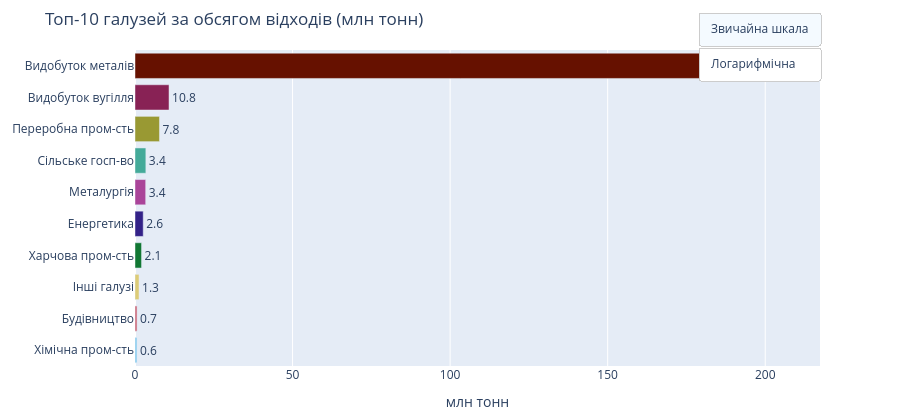

The code cell stored with this chart in its notebook:
### Code cell
import pandas as pd
import plotly.graph_objects as go
from plotly.subplots import make_subplots
import plotly.express as px
 
# ── Завантаження даних ──────────────────────────────────────────
df = pd.read_csv("waste_cleaned.csv")
year_cols = ["2015","2016","2017","2018","2019","2020","2021","2022","2023","2024"]
 
def latest(row):
    """Повертає останнє ненульове значення по роках."""
    for y in reversed(year_cols):
        v = row[y]
        if pd.notna(v) and v > 0:
            return v
    return 0
 
# ── Датасети ────────────────────────────────────────────────────
 
# 1. Топ-10 галузей (КВЕД, I-IV, Україна)
df_kved = df[
    (df["region"] == "Україна") &
    (df["category"] == "За видами КВЕД") &
    (df["hazard_class"] == "I-IV. Відходи в цілому")
].copy()
df_kved["val"] = df_kved.apply(latest, axis=1)
exclude = ["Добувна промисловість і розроблення кар'єрів"]
df_kved = df_kved[~df_kved["subcategory"].isin(exclude)]
 
short_names = {
    "Добування металевих руд": "Видобуток металів",
    "Добування кам'яного та бурого вугілля": "Видобуток вугілля",
    "Переробна промисловість": "Переробна пром-сть",
    "Сільське господарство, лісове господарство та рибне господарство": "Сільське госп-во",
    "Металургійне виробництво": "Металургія",
    "Постачання електроенергії, газу, пари та кондиційованого повітря": "Енергетика",
    "Виробництво харчових продуктів": "Харчова пром-сть",
    "Інші види економічної діяльності": "Інші галузі",
    "Будівництво": "Будівництво",
    "Виробництво хімічних речовин і хімічної продукції": "Хімічна пром-сть",
}
df_kved["short"] = df_kved["subcategory"].map(short_names).fillna(df_kved["subcategory"].str[:30])
kved_top10 = df_kved.nlargest(10, "val").sort_values("val")
kved_top10["val_m"] = kved_top10["val"] / 1e6
 
# 2. Структура за матеріалами (donut)
df_mat = df[
    (df["region"] == "Україна") &
    (df["source"] == "Загалом") &
    (df["hazard_class"] == "I-IV. Відходи в цілому") &
    (~df["subcategory"].isin(["Усього"]))
].copy()
df_mat["val"] = df_mat.apply(latest, axis=1)
df_mat = df_mat[df_mat["val"] > 0].nlargest(20, "val")
short_mat = {
    "Інші мінеральні відходи (за виключенням пунктів 12.1, 12.4, 12.6, 12.7, 12.8)": "Мінеральні відходи",
    "Пуста порода від днопоглиблювальних робіт": "Пуста порода",
    "Побутові та подібні відходи": "Побутові відходи",
    "Відходи згоряння": "Відходи згоряння",
    "Тваринні екскременти, сеча та гній": "Тваринні відходи",
    "Відходи рослинного походження": "Рослинні відходи",
    "Змішані та недиференційовані матеріали": "Змішані відходи",
    "Звичайний осад": "Звичайний осад",
}
top8_mat = df_mat.head(8).copy()
other_val = df_mat.iloc[8:]["val"].sum()
top8_mat["name"] = top8_mat["subcategory"].map(short_mat).fillna(top8_mat["subcategory"].str[:22])
mat_names = list(top8_mat["name"]) + ["Інші"]
mat_vals  = list(top8_mat["val"] / 1e6) + [other_val / 1e6]
 
# 3. Динаміка галузей grouped bar (без видобутку металів)
trend_series = {
    "Переробна пром-сть":  "Переробна промисловість",
    "Металургія":          "Металургійне виробництво",
    "Видобуток вугілля":   "Добування кам'яного та бурого вугілля",
    "Сільське госп-во":    "Сільське господарство, лісове господарство та рибне господарство",
}
trend_years = ["2015","2016","2017","2018","2022","2023","2024"]
trend_data  = {}
for short, full in trend_series.items():
    row = df_kved[df_kved["subcategory"] == full]
    if not row.empty:
        vals = []
        for y in trend_years:
            v = row.iloc[0][y]
            vals.append(round(v / 1e6, 1) if pd.notna(v) and v > 0 else None)
        trend_data[short] = vals
 
# 4. Регіони топ-8
df_reg = df[
    (df["region"] != "Україна") &
    (df["category"] == "Загалом") & (df["subcategory"] == "Загалом") &
    (df["hazard_class"] == "I-IV. Відходи в цілому") &
    (df["source"].str.contains("фактичної діяльності"))
].copy()
df_reg["val"] = df_reg.apply(latest, axis=1)
reg_top8 = df_reg.nlargest(8, "val").sort_values("val")
reg_top8["val_m"] = reg_top8["val"] / 1e6
 
# 5. Частка небезпечних по регіонах (stacked 100%)
haz = df[
    (df["region"] != "Україна") &
    (df["category"] == "Загалом") & (df["subcategory"] == "Загалом") &
    (df["source"].str.contains("фактичної діяльності"))
].copy()
haz["val"] = haz.apply(latest, axis=1)
pivot = haz.groupby(["region","hazard_class"])["val"].mean().unstack(fill_value=0)
 
haz_data = []
for region in pivot.index:
    total  = pivot.loc[region, "I-IV. Відходи в цілому"]
    danger = pivot.loc[region, "I-III. Небезпечні відходи"]
    if total > 0 and region != "Луганська":
        pct_d = round(danger / total * 100, 2)
        haz_data.append({"region": region, "danger": pct_d, "safe": round(100 - pct_d, 2)})
haz_df = pd.DataFrame(haz_data).sort_values("danger", ascending=True)
 
# 6. Небезпечні по галузях
df_haz_kved = df[
    (df["region"] == "Україна") &
    (df["category"] == "За видами КВЕД") &
    (df["hazard_class"] == "I-III. Небезпечні відходи")
].copy()
df_haz_kved["val"] = df_haz_kved.apply(latest, axis=1)
df_haz_kved = df_haz_kved[df_haz_kved["val"] > 0]
total_map = dict(zip(df_kved["subcategory"], df_kved["val"]))
df_haz_kved["total"] = df_haz_kved["subcategory"].map(total_map).fillna(0)
df_haz_kved["pct"] = df_haz_kved.apply(
    lambda r: round(r["val"] / r["total"] * 100, 1) if r["total"] > 0 else None,
    axis=1
)
df_haz_kved["short"] = df_haz_kved["subcategory"].map(short_names).fillna(df_haz_kved["subcategory"].str[:30])
haz_kved_abs = df_haz_kved.sort_values("val", ascending=True)
haz_kved_pct = df_haz_kved.sort_values("pct", ascending=True)
 
# ── KPI значення ─────────────────────────────────────────────────
total_ukraine = df[
    (df["region"] == "Україна") &
    (df["source"] == "Загалом") &
    (df["hazard_class"] == "I-IV. Відходи в цілому") &
    (df["subcategory"] == "Усього")
].apply(lambda r: latest(r), axis=1).max()
 
kpi_total    = f"{round(total_ukraine/1e6)} млн т"
kpi_leader   = f"{kved_top10.iloc[-1]['short']} — {round(kved_top10.iloc[-1]['val_m'],0):.0f} млн т"
kpi_region   = f"Дніпропетровська — 114.6 млн т"
kpi_mineral  = f"{round(mat_vals[0]/sum(mat_vals)*100)}%"
 
COLORS = px.colors.qualitative.Safe
 
# ══════════════════════════════════════════════════════════════
# ГРАФІК 1 — Топ-10 галузей (з кнопками лінійна / log)
# ══════════════════════════════════════════════════════════════
fig1 = go.Figure()
fig1.add_trace(go.Bar(
    x=kved_top10["val_m"],
    y=kved_top10["short"],
    orientation="h",
    marker_color=COLORS[:10],
    text=kved_top10["val_m"].apply(lambda v: f"{v:.1f}"),
    textposition="outside",
    hovertemplate="%{y}: %{x:.1f} млн т<extra></extra>",
))
fig1.update_layout(
    title="Топ-10 галузей за обсягом відходів (млн тонн)",
    xaxis_title="млн тонн",
    height=420,
    margin=dict(l=20, r=80, t=50, b=40),
    updatemenus=[dict(
        type="buttons",
        x=1.0, y=1.12,
        buttons=[
            dict(label="Звичайна шкала",
                 method="relayout",
                 args=[{"xaxis.type": "linear", "xaxis.title.text": "млн тонн"}]),
            dict(label="Логарифмічна",
                 method="relayout",
                 args=[{"xaxis.type": "log", "xaxis.title.text": "млн тонн (log)"}]),
        ],
        bgcolor="white", bordercolor="#ccc",
    )],
)

### Figure 1 — Plotly figure (JSON) as saved in the notebook; plotly's stock layout.template omitted (floating-point values rounded to 4 significant figures)
{"data": [{"hovertemplate": "%{y}: %{x:.1f} млн т<extra></extra>", "marker": {"color": ["rgb(136, 204, 238)", "rgb(204, 102, 119)", "rgb(221, 204, 119)", "rgb(17, 119, 51)", "rgb(51, 34, 136)", "rgb(170, 68, 153)", "rgb(68, 170, 153)", "rgb(153, 153, 51)", "rgb(136, 34, 85)", "rgb(102, 17, 0)"]}, "orientation": "h", "text": ["0.6", "0.7", "1.3", "2.1", "2.6", "3.4", "3.4", "7.8", "10.8", "206.5"], "textposition": "outside", "type": "bar", "x": [0.6312, 0.6546, 1.281, 2.083, 2.607, 3.389, 3.442, 7.765, 10.8, 206.5], "y": ["Хімічна пром-сть", "Будівництво", "Інші галузі", "Харчова пром-сть", "Енергетика", "Металургія", "Сільське госп-во", "Переробна пром-сть", "Видобуток вугілля", "Видобуток металів"]}], "layout": {"height": 420, "margin": {"b": 40, "l": 20, "r": 80, "t": 50}, "title": {"text": "Топ-10 галузей за обсягом відходів (млн тонн)"}, "updatemenus": [{"bgcolor": "white", "bordercolor": "#ccc", "buttons": [{"args": [{"xaxis.title.text": "млн тонн", "xaxis.type": "linear"}], "label": "Звичайна шкала", "method": "relayout"}, {"args": [{"xaxis.title.text": "млн тонн (log)", "xaxis.type": "log"}], "label": "Логарифмічна", "method": "relayout"}], "type": "buttons", "x": 1, "y": 1.12}], "xaxis": {"title": {"text": "млн тонн"}}}}
